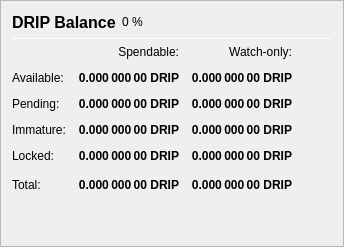
                   <widget class="QFrame" name="frame_Balances">
                    <property name="frameShape">
                     <enum>QFrame::StyledPanel</enum>
                    </property>
                    <property name="frameShadow">
                     <enum>QFrame::Raised</enum>
                    </property>
                    <layout class="QVBoxLayout" name="verticalLayout_4">
                     <item>
                      <layout class="QHBoxLayout" name="horizontalLayout_4">
                       <item>
                        <widget class="QLabel" name="label_5">
                         <property name="minimumSize">
                          <size>
                           <width>0</width>
                           <height>20</height>
                          </size>
                         </property>
                         <property name="font">
                          <font>
                           <pointsize>12</pointsize>
                           <weight>75</weight>
                           <bold>true</bold>
                          </font>
                         </property>
                         <property name="text">
                          <string>DRIP Balance</string>
                         </property>
                        </widget>
                       </item>
                       <item>
                        <widget class="QLabel" name="labelDRIPPercent">
                         <property name="text">
                          <string notr="true">0 %</string>
                         </property>
                        </widget>
                       </item>
                       <item>
                        <spacer name="horizontalSpacer_3">
                         <property name="orientation">
                          <enum>Qt::Horizontal</enum>
                         </property>
                         <property name="sizeHint" stdset="0">
                          <size>
                           <width>40</width>
                           <height>20</height>
                          </size>
                         </property>
                        </spacer>
                       </item>
                      </layout>
                     </item>
                     <item>
                      <widget class="Line" name="line_Balance">
                       <property name="minimumSize">
                        <size>
                         <width>0</width>
                         <height>1</height>
                        </size>
                       </property>
                       <property name="maximumSize">
                        <size>
                         <width>16777215</width>
                         <height>1</height>
                        </size>
                       </property>
                       <property name="orientation">
                        <enum>Qt::Horizontal</enum>
                       </property>
                      </widget>
                     </item>
                     <item>
                      <layout class="QGridLayout" name="gridLayout">
                       <property name="spacing">
                        <number>12</number>
                       </property>
                       <item row="0" column="1">
                        <widget class="QLabel" name="labelSpendable">
                         <property name="text">
                          <string>Spendable:</string>
                         </property>
                         <property name="alignment">
                          <set>Qt::AlignRight|Qt::AlignTrailing|Qt::AlignVCenter</set>
                         </property>
                        </widget>
                       </item>
                       <item row="0" column="2">
                        <widget class="QLabel" name="labelWatchonly">
                         <property name="text">
                          <string>Watch-only:</string>
                         </property>
                         <property name="alignment">
                          <set>Qt::AlignRight|Qt::AlignTrailing|Qt::AlignVCenter</set>
                         </property>
                        </widget>
                       </item>
                       <item row="1" column="0">
                        <widget class="QLabel" name="labelBalanceText">
                         <property name="text">
                          <string>Available:</string>
                         </property>
                        </widget>
                       </item>
                       <item row="1" column="1">
                        <widget class="QLabel" name="labelBalance">
                         <property name="font">
                          <font>
                           <weight>75</weight>
                           <bold>true</bold>
                          </font>
                         </property>
                         <property name="cursor">
                          <cursorShape>IBeamCursor</cursorShape>
                         </property>
                         <property name="toolTip">
                          <string>Your current spendable balance</string>
                         </property>
                         <property name="text">
                          <string notr="true">0.000 000 00 DRIP</string>
                         </property>
                         <property name="alignment">
                          <set>Qt::AlignRight|Qt::AlignTrailing|Qt::AlignVCenter</set>
                         </property>
                         <property name="textInteractionFlags">
                          <set>Qt::LinksAccessibleByMouse|Qt::TextSelectableByKeyboard|Qt::TextSelectableByMouse</set>
                         </property>
                        </widget>
                       </item>
                       <item row="1" column="2">
                        <widget class="QLabel" name="labelWatchAvailable">
                         <property name="font">
                          <font>
                           <weight>75</weight>
                           <bold>true</bold>
                          </font>
                         </property>
                         <property name="cursor">
                          <cursorShape>IBeamCursor</cursorShape>
                         </property>
                         <property name="toolTip">
                          <string>Your current balance in watch-only addresses</string>
                         </property>
                         <property name="text">
                          <string notr="true">0.000 000 00 DRIP</string>
                         </property>
                         <property name="alignment">
                          <set>Qt::AlignRight|Qt::AlignTrailing|Qt::AlignVCenter</set>
                         </property>
                         <property name="textInteractionFlags">
                          <set>Qt::LinksAccessibleByMouse|Qt::TextSelectableByKeyboard|Qt::TextSelectableByMouse</set>
                         </property>
                        </widget>
                       </item>
                       <item row="2" column="0">
                        <widget class="QLabel" name="labelPendingText">
                         <property name="text">
                          <string>Pending:</string>
                         </property>
                        </widget>
                       </item>
                       <item row="2" column="1">
                        <widget class="QLabel" name="labelUnconfirmed">
                         <property name="font">
                          <font>
                           <weight>75</weight>
                           <bold>true</bold>
                          </font>
                         </property>
                         <property name="cursor">
                          <cursorShape>IBeamCursor</cursorShape>
                         </property>
                         <property name="toolTip">
                          <string>Total of transactions that have yet to be confirmed, and do not yet count toward the spendable balance</string>
                         </property>
                         <property name="text">
                          <string notr="true">0.000 000 00 DRIP</string>
                         </property>
                         <property name="alignment">
                          <set>Qt::AlignRight|Qt::AlignTrailing|Qt::AlignVCenter</set>
                         </property>
                         <property name="textInteractionFlags">
                          <set>Qt::LinksAccessibleByMouse|Qt::TextSelectableByKeyboard|Qt::TextSelectableByMouse</set>
                         </property>
                        </widget>
                       </item>
                       <item row="2" column="2">
                        <widget class="QLabel" name="labelWatchPending">
                         <property name="font">
                          <font>
                           <weight>75</weight>
                           <bold>true</bold>
                          </font>
                         </property>
                         <property name="cursor">
                          <cursorShape>IBeamCursor</cursorShape>
                         </property>
                         <property name="toolTip">
                          <string>Unconfirmed transactions to watch-only addresses</string>
                         </property>
                         <property name="text">
                          <string notr="true">0.000 000 00 DRIP</string>
                         </property>
                         <property name="alignment">
                          <set>Qt::AlignRight|Qt::AlignTrailing|Qt::AlignVCenter</set>
                         </property>
                         <property name="textInteractionFlags">
                          <set>Qt::LinksAccessibleByMouse|Qt::TextSelectableByKeyboard|Qt::TextSelectableByMouse</set>
                         </property>
                        </widget>
                       </item>
                       <item row="3" column="0">
                        <widget class="QLabel" name="labelImmatureText">
                         <property name="text">
                          <string>Immature:</string>
                         </property>
                        </widget>
                       </item>
                       <item row="3" column="1">
                        <widget class="QLabel" name="labelImmature">
                         <property name="font">
                          <font>
                           <weight>75</weight>
                           <bold>true</bold>
                          </font>
                         </property>
                         <property name="cursor">
                          <cursorShape>IBeamCursor</cursorShape>
                         </property>
                         <property name="toolTip">
                          <string>Staked or masternode rewards that has not yet matured</string>
                         </property>
                         <property name="text">
                          <string notr="true">0.000 000 00 DRIP</string>
                         </property>
                         <property name="alignment">
                          <set>Qt::AlignRight|Qt::AlignTrailing|Qt::AlignVCenter</set>
                         </property>
                         <property name="textInteractionFlags">
                          <set>Qt::LinksAccessibleByMouse|Qt::TextSelectableByKeyboard|Qt::TextSelectableByMouse</set>
                         </property>
                        </widget>
                       </item>
                       <item row="3" column="2">
                        <widget class="QLabel" name="labelWatchImmature">
                         <property name="font">
                          <font>
                           <weight>75</weight>
                           <bold>true</bold>
                          </font>
                         </property>
                         <property name="cursor">
                          <cursorShape>IBeamCursor</cursorShape>
                         </property>
                         <property name="toolTip">
                          <string>Staked or masternode rewards in watch-only addresses that has not yet matured</string>
                         </property>
                         <property name="text">
                          <string notr="true">0.000 000 00 DRIP</string>
                         </property>
                         <property name="alignment">
                          <set>Qt::AlignRight|Qt::AlignTrailing|Qt::AlignVCenter</set>
                         </property>
                         <property name="textInteractionFlags">
                          <set>Qt::LinksAccessibleByMouse|Qt::TextSelectableByKeyboard|Qt::TextSelectableByMouse</set>
                         </property>
                        </widget>
                       </item>
                       <item row="4" column="0">
                        <widget class="QLabel" name="labelLockedBalanceText">
                         <property name="toolTip">
                          <string>Locked DRIP or Masternode collaterals. These are excluded from zDRIP minting.</string>
                         </property>
                         <property name="text">
                          <string>Locked:</string>
                         </property>
                        </widget>
                       </item>
                       <item row="4" column="1">
                        <widget class="QLabel" name="labelLockedBalance">
                         <property name="font">
                          <font>
                           <weight>75</weight>
                           <bold>true</bold>
                          </font>
                         </property>
                         <property name="cursor">
                          <cursorShape>IBeamCursor</cursorShape>
                         </property>
                         <property name="toolTip">
                          <string>Locked DRIP or Masternode collaterals. These are excluded from zDRIP minting.</string>
                         </property>
                         <property name="text">
                          <string notr="true">0.000 000 00 DRIP</string>
                         </property>
                         <property name="alignment">
                          <set>Qt::AlignRight|Qt::AlignTrailing|Qt::AlignVCenter</set>
                         </property>
                         <property name="textInteractionFlags">
                          <set>Qt::LinksAccessibleByMouse|Qt::TextSelectableByKeyboard|Qt::TextSelectableByMouse</set>
                         </property>
                        </widget>
                       </item>
                       <item row="4" column="2">
                        <widget class="QLabel" name="labelWatchLocked">
                         <property name="font">
                          <font>
                           <weight>75</weight>
                           <bold>true</bold>
                          </font>
                         </property>
                         <property name="cursor">
                          <cursorShape>IBeamCursor</cursorShape>
                         </property>
                         <property name="toolTip">
                          <string>Current locked balance in watch-only addresses</string>
                         </property>
                         <property name="text">
                          <string notr="true">0.000 000 00 DRIP</string>
                         </property>
                         <property name="alignment">
                          <set>Qt::AlignRight|Qt::AlignTrailing|Qt::AlignVCenter</set>
                         </property>
                         <property name="textInteractionFlags">
                          <set>Qt::LinksAccessibleByMouse|Qt::TextSelectableByKeyboard|Qt::TextSelectableByMouse</set>
                         </property>
                        </widget>
                       </item>
                       <item row="5" column="0">
                        <widget class="QLabel" name="labelTotalText">
                         <property name="toolTip">
                          <string>Your current DRIP balance, unconfirmed and immature transactions included</string>
                         </property>
                         <property name="text">
                          <string>Total:</string>
                         </property>
                        </widget>
                       </item>
                       <item row="5" column="1">
                        <widget class="QLabel" name="labelTotal">
                         <property name="font">
                          <font>
                           <weight>75</weight>
                           <bold>true</bold>
                          </font>
                         </property>
                         <property name="cursor">
                          <cursorShape>IBeamCursor</cursorShape>
                         </property>
                         <property name="toolTip">
                          <string>Your current DRIP balance, unconfirmed and immature transactions included</string>
                         </property>
                         <property name="text">
                          <string notr="true">0.000 000 00 DRIP</string>
                         </property>
                         <property name="alignment">
                          <set>Qt::AlignRight|Qt::AlignTrailing|Qt::AlignVCenter</set>
                         </property>
                         <property name="textInteractionFlags">
                          <set>Qt::LinksAccessibleByMouse|Qt::TextSelectableByKeyboard|Qt::TextSelectableByMouse</set>
                         </property>
                        </widget>
                       </item>
                       <item row="5" column="2">
                        <widget class="QLabel" name="labelWatchTotal">
                         <property name="font">
                          <font>
                           <weight>75</weight>
                           <bold>true</bold>
                          </font>
                         </property>
                         <property name="cursor">
                          <cursorShape>IBeamCursor</cursorShape>
                         </property>
                         <property name="toolTip">
                          <string>Current total balance in watch-only addresses</string>
                         </property>
                         <property name="text">
                          <string notr="true">0.000 000 00 DRIP</string>
                         </property>
                         <property name="alignment">
                          <set>Qt::AlignRight|Qt::AlignTrailing|Qt::AlignVCenter</set>
                         </property>
                         <property name="textInteractionFlags">
                          <set>Qt::LinksAccessibleByMouse|Qt::TextSelectableByKeyboard|Qt::TextSelectableByMouse</set>
                         </property>
                        </widget>
                       </item>
                       <item row="5" column="3">
                        <spacer name="horizontalSpacer_9">
                         <property name="orientation">
                          <enum>Qt::Horizontal</enum>
                         </property>
                         <property name="sizeHint" stdset="0">
                          <size>
                           <width>40</width>
                           <height>20</height>
                          </size>
                         </property>
                        </spacer>
                       </item>
                      </layout>
                     </item>
                     <item>
                      <spacer name="verticalSpacer_3">
                       <property name="orientation">
                        <enum>Qt::Vertical</enum>
                       </property>
                       <property name="sizeHint" stdset="0">
                        <size>
                         <width>20</width>
                         <height>40</height>
                        </size>
                       </property>
                      </spacer>
                     </item>
                    </layout>
                   </widget>
